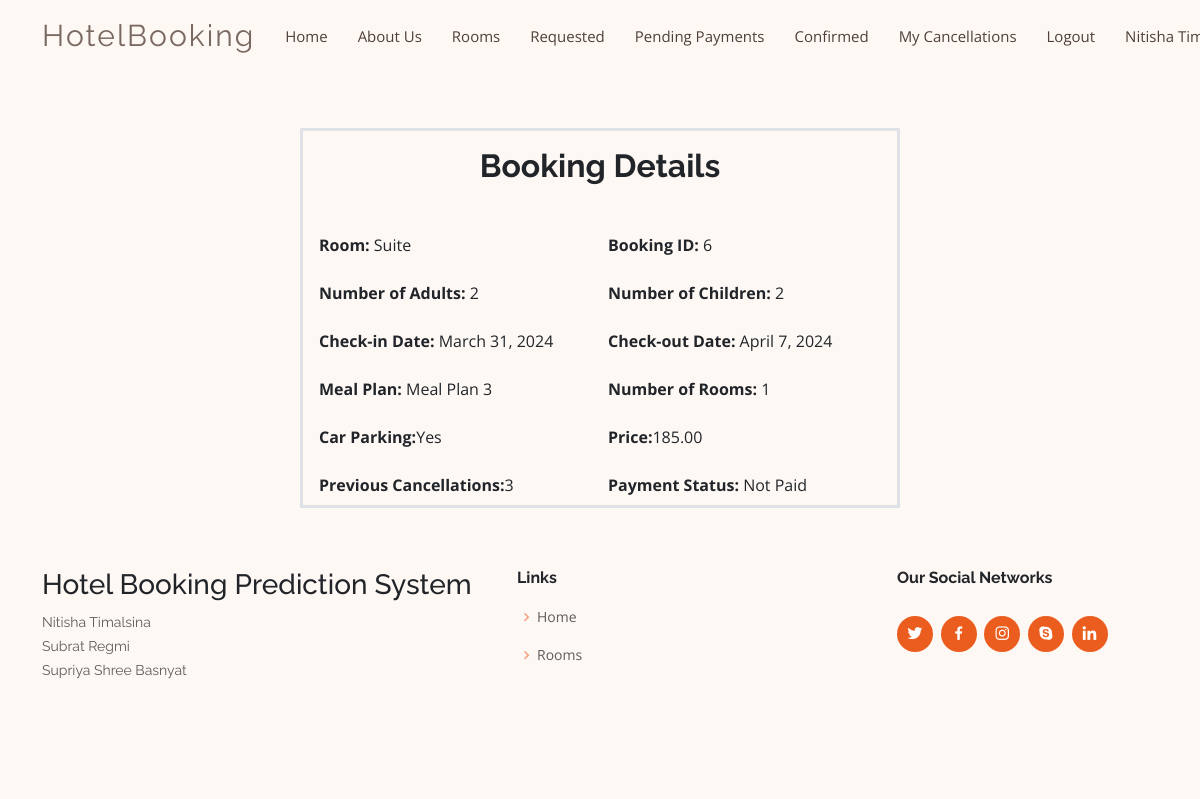
Screenshot of /booking_details/6 (signed in) with the database file from the repository.
### shared/models.py (models this page shows, shortened)
class CustomUser(AbstractUser):
    email = models.EmailField(unique=True)
    username = models.CharField(max_length=255, unique = True)
    fullname = models.CharField(max_length=255)
    is_customer = models.BooleanField(default=False)
    is_employee = models.BooleanField(default=False)
    repeated_guest = models.BooleanField(null  = True, default = False)
    pending_status = models.BooleanField(default = False, null = True)
    previous_bookings_not_cancelled = models.IntegerField(default=0)
    previous_bookings_cancelled = models.IntegerField(default=0)
    objects = CustomUserManager()
    USERNAME_FIELD = 'email'
    REQUIRED_FIELDS = ['username', 'fullname']

class Booking(models.Model):
    MealPlan = (
        ('Not Selected', 'None'),
        ('Meal Plan 1', 'Breakfast'),
        ('Meal Plan 2', 'Dinner and Breakfast'),
        ('Meal Plan 3', 'Dinner, Breakfast, and Lunch'),
    )
    CheckedInStatus = (
        ('True','Checked In'),
        ('False','Not Checked In'),
    )
    room = models.ForeignKey(Room, on_delete=models.CASCADE)
    customer = models.ForeignKey(CustomUser, on_delete=models.CASCADE)
    prediction = models.OneToOneField(Prediction, on_delete=models.CASCADE, null = True)
    no_of_rooms = models.PositiveIntegerField(default=1)
    no_of_adults = models.PositiveIntegerField(default = 1)
    no_of_children = models.IntegerField(default = 0)
    checkin_date = models.DateField(default = datetime.now().date())
    checkin_month = models.IntegerField(null = True)
    checkin_day = models.IntegerField(null = True)
    checkout_date = models.DateField(default = datetime.now().date() + timedelta(days=1))
    booking_date = models.DateField(default = datetime.now().date())
    no_of_days = models.IntegerField(blank = True, null = True)
    weeknights = models.IntegerField(null = True)
    weekend_nights = models.IntegerField(null = True)
    lead_time = models.IntegerField(blank = True, null = True)
    meal_plan = models.CharField(max_length=255, choices = MealPlan, default = 'None')
    car_parking = models.BooleanField(default = False)
    city_tour_guide = models.BooleanField(default = False, null = True)
    room_amenities = models.BooleanField(default = False, null = True)
    jacuzzi = models.BooleanField(default = False, null = True)
    airport_pickup = models.BooleanField(default = False, null = True)
    wheelchair = models.BooleanField(default = False, null = True)
    no_of_special_requests = models.IntegerField(null = True)
    dynamic_price = models.DecimalField(max_digits = 10, decimal_places = 2, null = True)
    status = models.BooleanField(null = True)
    advance = models.DecimalField(max_digits = 10, decimal_places = 2, null = True)
    processed = models.BooleanField(default = False)
    paid = models.BooleanField(default = False)
    checked_in_status = models.BooleanField(default = None, null = True)
    stripe_checkout_id = models.CharField(max_length = 500, null = True)

class Room(models.Model):
    name = models.CharField(max_length=50)
    price = models.DecimalField(max_digits=5, default = 0, decimal_places=2)
    description = models.CharField(max_length=250, blank = True, null = True)
    image = models.ImageField(upload_to = 'uploads/rooms', null=True)
    max_capacity = models.PositiveIntegerField(null = True)

### customer/views.py (the view)
# urls.py: path('booking_details/<int:pk>', views.booking_details, name = 'booking_details'),
@customer_required
def booking_details(request, pk):
    booking = Booking.objects.get(id = pk)
    return render(request, 'customer/booking_details.html', {'booking':booking})

### customer/templates/customer/booking_details.html (shortened to what this page needs)
{% extends "customer/base.html" %}
{% block content %}
<br/><br/>
  <br/>
<div id = "bgcolor" class = "col">
<div   class="container row g-3 col-6 offset-3 text-auto border border-3">
  <div class="col-md-6 offset-3">
    <h2 class = "text-center"><strong>Booking Details</strong></h2><br/>
   </div>
  <div class="col-md-6">
    <label for="room" class="form-label"><strong>Room:</strong> {{booking.room.name}}</label>
  </div>
  <div class="col-md-6">
    <label for="booking_id" class="form-label"><strong>Booking ID:</strong> {{booking.id}}</label>
  </div>
  <div class="col-md-6">
    <label for="adults" class="form-label"><strong>Number of Adults:</strong> {{booking.no_of_adults}}</label>
  </div>
  <div class="col-md-6">
    <label for="children" class="form-label"><strong>Number of Children:</strong> {{booking.no_of_children}}</label>
  </div>
  <div class="col-md-6">
    <label for="checkin" class="form-label"><strong>Check-in Date:</strong> {{booking.checkin_date}}</label>
  </div>
  <div class="col-md-6">
    <label for="checkout" class="form-label"><strong>Check-out Date:</strong> {{booking.checkout_date}}</label>
  </div>
  <div class="col-md-6">
    <label for="meal" class="form-label"><strong>Meal Plan:</strong> {{booking.meal_plan}}</label>
  </div>
  <div class="col-md-6">
    <label for="numberofrooms" class="form-label"><strong>Number of Rooms:</strong> {{booking.no_of_rooms}}</label>
  </div>
  <div class="col-md-6">
    <label for="parking" class="form-label"><strong>Car Parking:</strong>{{booking.car_parking|yesno:"Yes,No" }}</label>
  </div>
  <div class="col-md-6">
    <label for="parking" class="form-label"><strong>Price:</strong>{{booking.dynamic_price}}</label>
  </div>
  <div class="col-md-6">
    <label for="parking" class="form-label"><strong>Previous Cancellations:</strong>{{booking.customer.previous_bookings_cancelled}}</label>
  </div>
  <div class="col-md-6">
    <label for="parking" class="form-label"><strong>Payment Status: </strong>{{booking.paid|yesno:"Paid,Not Paid"}}</label>
  </div>
</div>
</div>
{% endblock content %}

### customer/templates/customer/navbar.html (shortened to what this page needs)
<header id="header" class="fixed-top d-flex align-items-center">
    <div class="container d-flex align-items-center justify-content-between">
      <div class="logo">
        <h1 class="text-light"><a href="{% url "home_user" %}"><span>HotelBooking</span></a></h1>
      </div>
      <nav id="navbar" class="navbar border-body">
        <ul>
          <li><a class="nav-link scrollto" href="{% url "home_user" %}">Home</a></li>
          <li><a class="nav-link scrollto" href="{% url "about_us" %}">About Us</a></li>
          {% if user.is_authenticated and user.is_customer %}
          <li><a class="nav-link scrollto" href="{% url "rooms" %}">Rooms</a></li>
          <li><a class="nav-link scrollto" href="{% url "requested_bookings" %}">Requested </a></li>
          <li><a class="nav-link scrollto" href="{% url "pending_payments" %}">Pending Payments</a></li>
          <li><a class="nav-link scrollto" href="{% url "completed_payments" %}">Confirmed </a></li>
          <li><a class="nav-link scrollto" href="{% url "my_cancellations" %}">My Cancellations</a></li>
          <li><a class="nav-link scrollto" href="{% url "logout_user" %}">Logout</a></li>
          <li><a class="nav-link scrollto">{{user.fullname}}</a></li>
          {% endif %}
        </ul>
      </nav>
    </div>
  </header>

### static/customer/css/backgrounds.css (style rules this page uses)
#bgcolor { background-color:#fef8f5; }
.navbar { padding: 0; background-color:#fef8f5; }

### static/customer/css/style.css (style rules this page uses)
body { font-family: "Open Sans", sans-serif; color: #212529; background: #fef8f5; }
a { color: #eb5d1e; text-decoration: none; }
h1, h2, h3, h4, h5, h6, .font-primary { font-family: "Raleway", sans-serif; }
#header { height: 72px; transition: all 0.5s; z-index: 997; transition: all 0.5s; background: #fef8f5; box-shadow: none; }
#header .logo h1 { font-size: 30px; margin: 0; line-height: 1; font-weight: 400; letter-spacing: 2px; }
#header .logo h1 a, #header .logo h1 a:hover { color: #7a6960; text-decoration: none; }
.navbar { padding: 0; background-color:#fef8f5; box-shadow: none; }
.navbar ul { margin: 0; padding: 0; display: flex; list-style: none; align-items: center; }
.navbar li { position: relative; }
.navbar a { display: flex; align-items: center; justify-content: space-between; padding: 10px 0 10px 30px; font-size: 15px; color: #4e4039; white-space: nowrap; transition: 0.3s; }

### rows the page displays
CustomUser: fullname "Nitisha…"
Booking: room.name "Suite", id "6", no_of_adults "2", no_of_children "2", checkin_date "March 31, 2024", checkout_date "April 7, 2024", meal_plan "Meal Plan 3", no_of_rooms "1", car_parking "Yes", dynamic_price "185.00", customer.previous_bookings_cancelled "3", paid "Not Paid"
